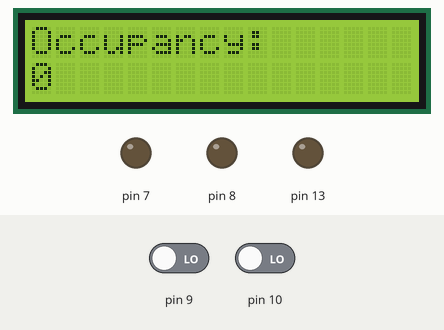
This sketch was run on a simulated Arduino Uno, built with avr-gcc and run on an emulated ATmega328P. Shown: 16×2 character LCD, output pins drawn as LEDs (lit = HIGH). The test bench sets the inputs (shaded band); at power-on: pin 10 LOW, pin 9 LOW.

Above: at 1.2 s.
1.3 s: pin 10 driven HIGH
At 2.8 s:
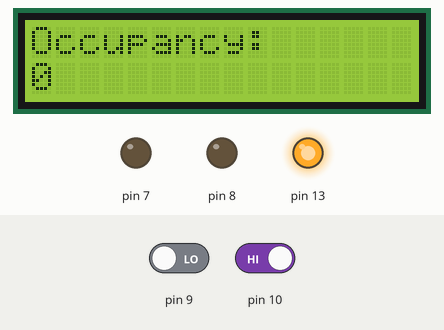
5.4 s: pin 9 driven HIGH
At 7.9 s:
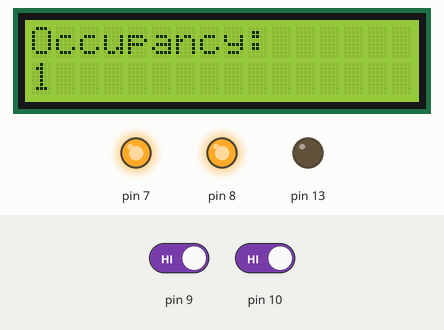
9.5 s: pin 10 driven LOW
At 13.4 s:
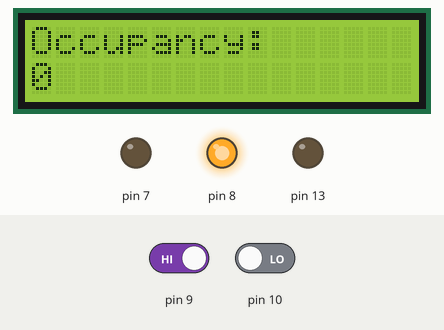
13.6 s: pin 9 driven LOW
At 15.5 s:
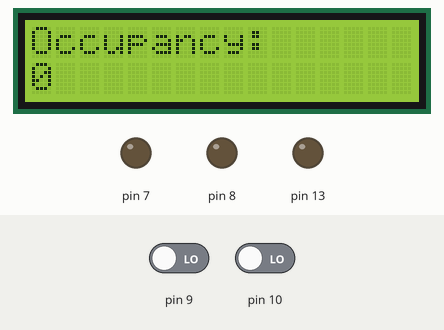
Timing chart, 0 to 17.0 s (numbered marks = the images above; inputs shaded):
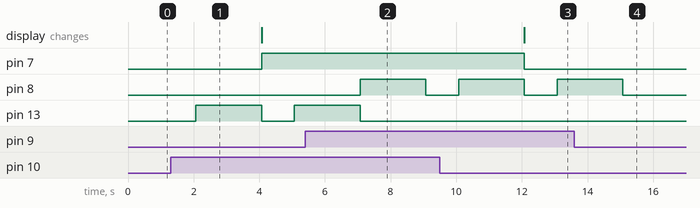

Measured:
- after the input at 1.3 s, pin 7: LOW → HIGH after 2.8 s; pin 13: LOW → HIGH after 0.77 s, → LOW 2.0 s later, → HIGH 1.0 s later
- after the input at 5.4 s, pin 8: LOW → HIGH after 1.7 s, → LOW 2.0 s later; pin 13: goes on until 7.1 s, then stays LOW
- after the input at 9.5 s, pin 7: HIGH → LOW after 2.6 s; pin 8: LOW → HIGH after 0.57 s instead of 2.6 s; pin 13: stays LOW (without the input it goes to HIGH after 0.57 s); the display: changes after 2.6 s (image 3)
- after the input at 13.6 s, pin 8: goes on until 15.1 s, then stays LOW

The sketch:

lt_proj_code.ino
```cpp
// C++ code
//
/*
  LiquidCrystal Library

  The circuit:
  * LCD RS pin to digital pin 12
  * LCD Enable pin to digital pin 11
  * LCD D4 pin to digital pin 5
  * LCD D5 pin to digital pin 4
  * LCD D6 pin to digital pin 3
  * LCD D7 pin to digital pin 2
  * LCD R/W pin to ground
  * LCD VSS pin to ground
  * LCD VCC pin to 5V
  * 10K resistor:
  * ends to +5V and ground
  * wiper to LCD VO pin (pin 3)
*/

#include <LiquidCrystal.h>

int count=0;

LiquidCrystal lcd_1(12, 11, 5, 4, 3, 2);

void setup()
{
  pinMode(10,INPUT);
  pinMode(9,INPUT);
  pinMode(13,OUTPUT);
  pinMode(8,OUTPUT);
  pinMode(7,OUTPUT);
  lcd_1.begin(16, 2); // Set up the number of columns and rows on the LCD.

  // Print a message to the LCD.
  lcd_1.print("Occupancy:");
}

void loop()
{

  if(digitalRead(10)==HIGH){
    digitalWrite(13,HIGH);
    delay(2000);
    digitalWrite(13,LOW);
    count++;
  }
  if(digitalRead(9)==HIGH){
    digitalWrite(8,HIGH);
    delay(2000);
    digitalWrite(8,LOW);
    if (count>0)
    {
      count--;
    }
  }
    // set the cursor to column 0, line 1
  // (note: line 1 is the second row, since counting
  // begins with 0):
  lcd_1.setCursor(0, 1);
  lcd_1.print("                ");
  lcd_1.setCursor(0, 1);
  lcd_1.print(count);

  if (count==0){
    digitalWrite(7,LOW);}
  else{
    digitalWrite(7,HIGH);}
  delay(1000); // Wait for 1000 millisecond(s

}
```
